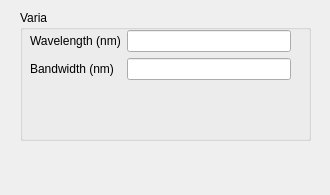
<?xml version="1.0" encoding="UTF-8"?>
<ui version="4.0">
 <class>Form</class>
 <widget class="QWidget" name="Form">
  <property name="geometry">
   <rect>
    <x>0</x>
    <y>0</y>
    <width>330</width>
    <height>195</height>
   </rect>
  </property>
  <property name="windowTitle">
   <string>Form</string>
  </property>
  <widget class="QGroupBox" name="groupBox">
   <property name="geometry">
    <rect>
     <x>20</x>
     <y>10</y>
     <width>291</width>
     <height>131</height>
    </rect>
   </property>
   <property name="title">
    <string>Varia</string>
   </property>
   <widget class="QWidget" name="formLayoutWidget">
    <property name="geometry">
     <rect>
      <x>10</x>
      <y>20</y>
      <width>261</width>
      <height>51</height>
     </rect>
    </property>
    <layout class="QFormLayout" name="formLayout">
     <item row="0" column="0">
      <widget class="QLabel" name="label">
       <property name="text">
        <string>Wavelength (nm)</string>
       </property>
      </widget>
     </item>
     <item row="0" column="1">
      <widget class="QLineEdit" name="centre_wl_lineEdit"/>
     </item>
     <item row="1" column="0">
      <widget class="QLabel" name="label_2">
       <property name="text">
        <string>Bandwidth (nm)</string>
       </property>
      </widget>
     </item>
     <item row="1" column="1">
      <widget class="QLineEdit" name="bw_lineEdit"/>
     </item>
    </layout>
   </widget>
  </widget>
 </widget>
 <resources/>
 <connections/>
</ui>
